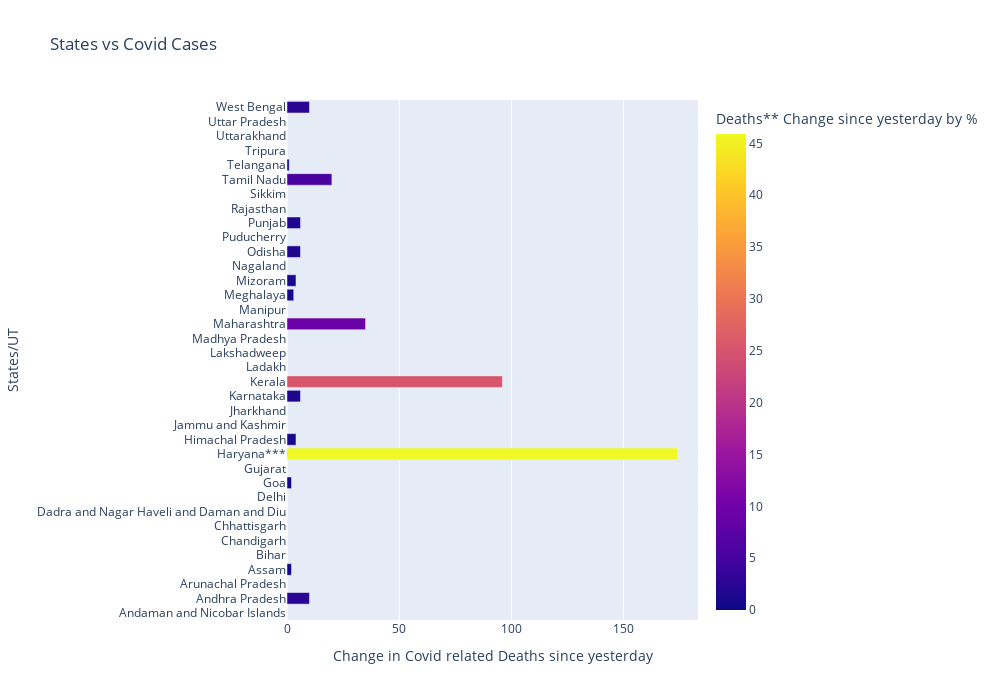

Notebook source saved alongside this figure:
### Markdown cell above
{% include figure5.html %}

### Code cell
fig6 = px.bar(states_covid_data,title='States vs Covid Cases', x='Deaths** Change since yesterday', y='Name of State / UT', orientation='h',color='Deaths** Change since yesterday by %')
fig6.update_layout(xaxis_title="Change in Covid related Deaths since yesterday",yaxis_title="States/UT",autosize=False,
    width=1000,
    height=700)
fig6.show()

### Figure 1 — Plotly figure (JSON) as saved in the notebook; plotly's stock layout.template omitted (floating-point values rounded to 4 significant figures)
{"data": [{"alignmentgroup": "True", "hovertemplate": "Deaths** Change since yesterday=%{x}<br>Name of State / UT=%{y}<br>Deaths** Change since yesterday by %=%{marker.color}<extra></extra>", "legendgroup": "", "marker": {"color": [0, 2.64, 0, 0.53, 0, 0, 0, 0, 0, 0.53, 0, 45.91, 1.06, 0, 0, 1.58, 25.33, 0, 0, 0, 9.23, 0, 0.79, 1.06, 0, 1.58, 0, 1.58, 0, 0, 5.28, 0.26, 0, 0, 0, 2.64], "coloraxis": "coloraxis", "pattern": {"shape": ""}}, "name": "", "offsetgroup": "", "orientation": "h", "showlegend": false, "textposition": "auto", "type": "bar", "x": [0, 10, 0, 2, 0, 0, 0, 0, 0, 2, 0, 174, 4, 0, 0, 6, 96, 0, 0, 0, 35, 0, 3, 4, 0, 6, 0, 6, 0, 0, 20, 1, 0, 0, 0, 10], "xaxis": "x", "y": ["Andaman and Nicobar Islands", "Andhra Pradesh", "Arunachal Pradesh", "Assam", "Bihar", "Chandigarh", "Chhattisgarh", "Dadra and Nagar Haveli and Daman and Diu", "Delhi", "Goa", "Gujarat", "Haryana***", "Himachal Pradesh", "Jammu and Kashmir", "Jharkhand", "Karnataka", "Kerala", "Ladakh", "Lakshadweep", "Madhya Pradesh", "Maharashtra", "Manipur", "Meghalaya", "Mizoram", "Nagaland", "Odisha", "Puducherry", "Punjab", "Rajasthan", "Sikkim", "Tamil Nadu", "Telangana", "Tripura", "Uttarakhand", "Uttar Pradesh", "West Bengal"], "yaxis": "y"}], "layout": {"autosize": false, "barmode": "relative", "coloraxis": {"colorbar": {"title": {"text": "Deaths** Change since yesterday by %"}}, "colorscale": [[0, "#0d0887"], [0.1111, "#46039f"], [0.2222, "#7201a8"], [0.3333, "#9c179e"], [0.4444, "#bd3786"], [0.5556, "#d8576b"], [0.6667, "#ed7953"], [0.7778, "#fb9f3a"], [0.8889, "#fdca26"], [1, "#f0f921"]]}, "height": 700, "legend": {"tracegroupgap": 0}, "title": {"text": "States vs Covid Cases"}, "width": 1000, "xaxis": {"anchor": "y", "domain": [0, 1], "title": {"text": "Change in Covid related Deaths since yesterday"}}, "yaxis": {"anchor": "x", "domain": [0, 1], "title": {"text": "States/UT"}}}}
